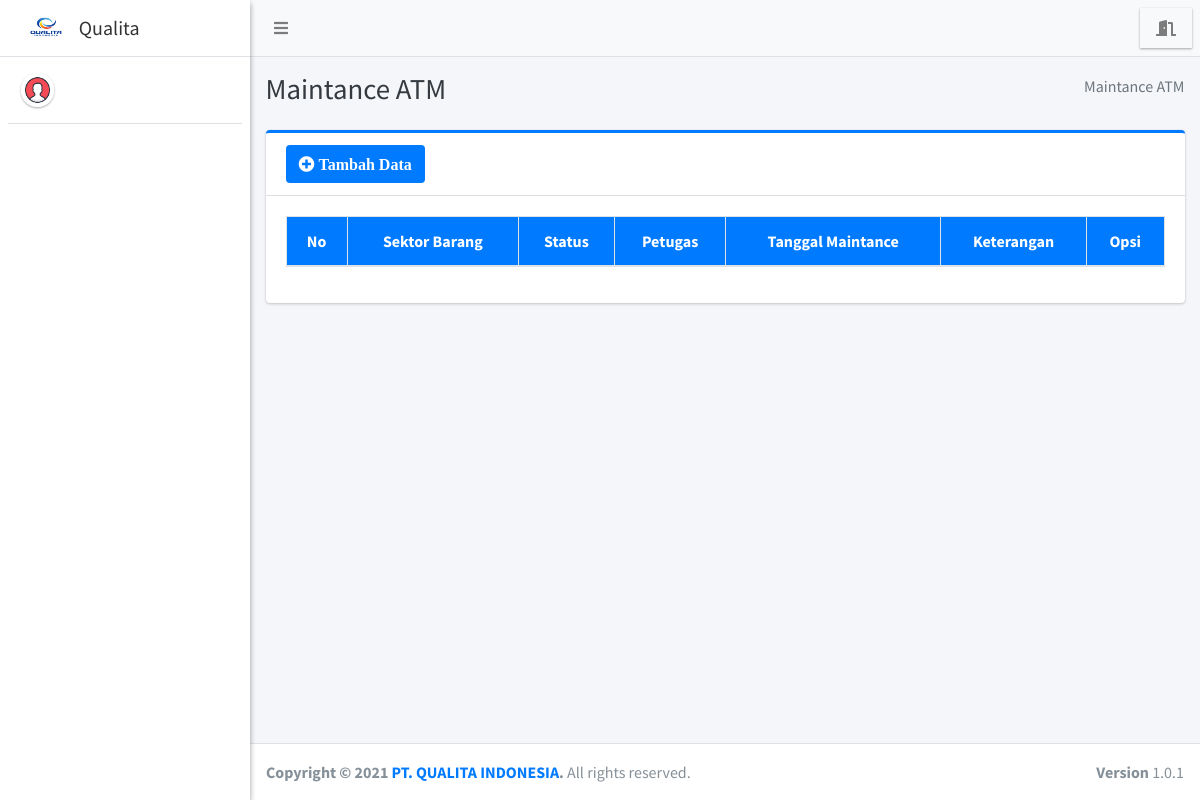
The page /admin/maintance/index.php on the database as committed earlier.
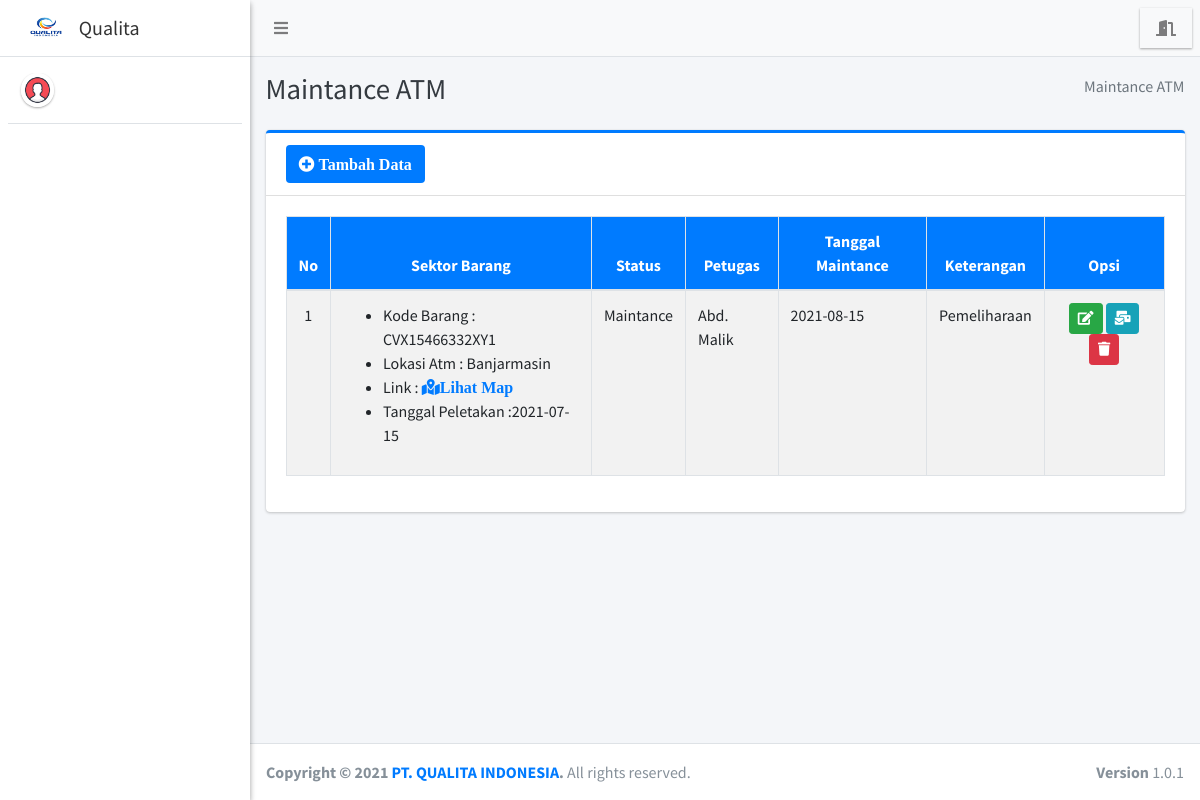
The same page on the database as committed later.
### tables this page shows
CREATE TABLE `maintance` (
  `id_maintance` int(11) NOT NULL,
  `id_sektoratm` int(11) NOT NULL,
  `status_maintance` varchar(75) NOT NULL,
  `id_petugas` int(11) DEFAULT NULL,
  `tgl_maintance` varchar(150) DEFAULT NULL,
  `keterangan` varchar(255) DEFAULT NULL
);

CREATE TABLE `barang` (
  `kode_barang` varchar(35) NOT NULL,
  `nama_barang` varchar(100) NOT NULL,
  `tahun_produksi` varchar(25) NOT NULL,
  `lokasi_produksi` varchar(100) NOT NULL
);

CREATE TABLE `sektor_atm` (
  `id_sektoratm` int(11) NOT NULL,
  `kode_barang` varchar(35) NOT NULL,
  `lokasi_atm` varchar(255) NOT NULL,
  `link_gmap` text NOT NULL,
  `tgl_peletakan` varchar(25) NOT NULL,
  `status` varchar(75) NOT NULL
);

CREATE TABLE `petugas` (
  `id_petugas` int(11) NOT NULL,
  `nama_petugas` varchar(255) NOT NULL,
  `email` varchar(255) NOT NULL
);

### config/config.php (called while the page is built, shortened)
<?php
	function base_url($url = null){
		$base_url = "http://localhost/qualita-indonesia";
		if ($url != null) {
			return $base_url."/".$url;
		}else{
			return $base_url;
		}
	}
 ?>

### admin/maintance/index.php (the view, shortened to what this page needs)
<?php
require '../../config/config.php';
require '../../config/koneksi.php';
?>
<!DOCTYPE html>
<html>
<?php
include '../../templates/head.php';
?>
<body class="hold-transition sidebar-mini layout-fixed">
    <div class="wrapper">
        <?php
        include '../../templates/navbar.php';
        ?>
        <?php
        include '../../templates/sidebar.php';
        ?>
        <div class="content-wrapper">
            <div class="content-header">
                <div class="container-fluid">
                    <div class="row mb-2">
                        <div class="col-sm-6">
                            <h1 class="m-0 text-dark">Maintance ATM</h1>
                        </div>
                        <div class="col-sm-6">
                            <ol class="breadcrumb float-sm-right">
                                <li class="breadcrumb-item active">Maintance ATM</li>
                            </ol>
                        </div>
                    </div>
                </div>
            </div>
            <section class="content">
                <div class="container-fluid">
                    <div class="row">
                        <div class="col-12">
                            <div class="card card-primary card-outline">
                                <div class="card-header">
                                    <a href="tambah" class="btn bg-blue"><i class="fa fa-plus-circle"> Tambah Data</i></a>
                                </div>
                                <div class="card-body">
                                    <div class="table-responsive">
                                        <table id="example1" class="table table-bordered table-striped">
                                            <thead class="bg-blue">
                                                <tr align="center">
                                                    <th>No</th>
                                                    <th>Sektor Barang</th>
                                                    <th>Status</th>
                                                    <th>Petugas</th>
                                                    <th>Tanggal Maintance</th>
                                                    <th>Keterangan</th>
                                                    <th>Opsi</th>
                                                </tr>
                                            </thead>
                                            <?php
                                            $no = 1;
                                            $data = $koneksi->query("SELECT * FROM maintance AS m
                                            LEFT JOIN sektor_atm AS sa ON m.id_sektoratm = sa.id_sektoratm
                                            LEFT JOIN barang AS b ON sa.kode_barang = b.kode_barang
                                            LEFT JOIN petugas AS p ON m.id_petugas = p.id_petugas
                                            ORDER BY m.id_maintance DESC");
                                            while ($row = $data->fetch_array()) {
                                            ?>
                                                <tbody style="background-color: white">
                                                    <tr>
                                                        <td align="center"><?= $no++ ?></td>
                                                        <td>
                                                            <ul>
                                                                <li>Kode Barang : <?= $row['kode_barang'] ?></li>
                                                                <li>Lokasi Atm : <?= $row['lokasi_atm'] ?></li>
                                                                <li>Link : <a href="<?= $row['link_gmap'] ?>" target="blank" class="fa fa-map-marked-alt">Lihat Map</a> </li>
                                                                <li>Tanggal Peletakan :<?= $row['tgl_peletakan'] ?></li>
                                                            </ul>
                                                       </td>
                                                        <td><?= $row['status_maintance'] ?></td>
                                                        <td><?= $row['nama_petugas'] ?></td>
                                                        <td><?= $row['tgl_maintance'] ?></td>
                                                        <td><?= $row['keterangan'] ?></td>
                                                        <td align="center">
                                                            <a href="edit?id=<?= $row['id_maintance'] ?>" class="btn btn-success btn-sm" title="Edit"><i class="fa fa-edit"></i></a>
                                                            <a href="index?id=<?= $row['id_maintance'] ?>" class="btn btn-info btn-sm" title="Kirim"><i class="fa fa-mail-bulk"></i></a>
                                                            <a href="hapus?id=<?= $row['id_maintance'] ?>" class="btn btn-danger btn-sm alert-hapus" title="Hapus"><i class="fa fa-trash"></i></a>
                                                        </td>
                                                    </tr>
                                                </tbody>
                                            <?php } ?>
                                        </table>
                                    </div>
                                </div>
                            </div>
                        </div>
                    </div>
                </div>
            </section>
        </div>
        <?php include_once "../../templates/footer.php"; ?>
    </div>
</body>
</html>

### templates/head.php (shortened to what this page needs)
<head>
  <link rel="stylesheet" href="<?= base_url() ?>/assets/plugins/fontawesome-free/css/all.min.css">
  <link rel="stylesheet" href="https://code.ionicframework.com/ionicons/2.0.1/css/ionicons.min.css">
  <link rel="stylesheet" href="<?= base_url() ?>/assets/plugins/datatables-bs4/css/dataTables.bootstrap4.css">
  <link rel="stylesheet" href="<?= base_url() ?>/assets/plugins/ekko-lightbox/ekko-lightbox.css">
  <link rel="stylesheet" href="<?= base_url() ?>/assets/plugins/bootstrap-fileupload/bootstrap-fileupload.min.css">
  <link rel="stylesheet" href="<?= base_url() ?>/assets/plugins/tempusdominus-bootstrap-4/css/tempusdominus-bootstrap-4.min.css">
  <link rel="stylesheet" href="<?= base_url() ?>/assets/plugins/select2/css/select2.min.css">
  <link rel="stylesheet" href="<?= base_url() ?>/assets/plugins/select2-bootstrap4-theme/select2-bootstrap4.min.css">
  <link rel="stylesheet" href="<?= base_url() ?>/assets/plugins/icheck-bootstrap/icheck-bootstrap.min.css">
  <link rel="stylesheet" href="<?= base_url() ?>/assets/plugins/jqvmap/jqvmap.min.css">
  <link rel="stylesheet" href="<?= base_url() ?>/assets/dist/css/adminlte.min.css">
  <link rel="stylesheet" href="<?= base_url() ?>/assets/plugins/overlayScrollbars/css/OverlayScrollbars.min.css">
  <link rel="stylesheet" href="<?= base_url() ?>/assets/plugins/daterangepicker/daterangepicker.css">
  <link rel="stylesheet" href="<?= base_url() ?>/assets/plugins/summernote/summernote-bs4.css">
  <link rel="stylesheet" href="<?= base_url() ?>/assets/plugins/bootstrap-fileupload/bootstrap-fileupload.min.css">
  <link rel="stylesheet" href="<?= base_url() ?>/assets/alert/sweetalert.css">
</head>

### templates/navbar.php
<nav class="main-header navbar navbar-expand navbar-light navbar-light">
  <ul class="navbar-nav">
    <li class="nav-item">
      <a class="nav-link" data-widget="pushmenu" href="#"><i class="fas fa-bars"></i></a>
    </li>
  </ul>
  <ul class="navbar-nav ml-auto">
    <li class="nav-item dropdown img-square elevation-1">
      <a class="nav-link alert-logout" href="<?= base_url('logout') ?>">
        <i class="fas fa-door-open"></i>
      </a>
    </li>
  </ul>
</nav>

### templates/sidebar.php (shortened to what this page needs)
<aside class="main-sidebar sidebar-light-green elevation-2" >
  <a href="#" class="brand-link">
    <img src="<?= base_url() ?>/assets/dist/img/logo.jpeg" style="width: 50px;" alt="#" class="brand-image" style="opacity: .8">
    <span class="brand-text font-weight-light"><b>Qualita</b></span>
  </a>
  <div class="sidebar">
    <div class="user-panel mt-3 pb-3 d-flex">
      <div class="image">
        <img src="<?= base_url() ?>/assets/dist/img/avatar1.png" class="img-circle elevation-1" alt="User Image">
      </div>
      <div class="info">
      </div>
    </div>
  </div>
</aside>

### templates/footer.php
<footer class="main-footer">
  <strong>Copyright &copy; <?= date('Y') ?> <a href="#">PT. QUALITA INDONESIA</a>.</strong>
  All rights reserved.
  <div class="float-right d-none d-sm-inline-block">
    <b>Version</b> 1.0.1
  </div>
</footer>

Rows that differ between the two databases and show on the page:
added maintance: barang.kode_barang "CVX15466332XY1", id_sektoratm.lokasi_atm "Banjarmasin", id_sektoratm.tgl_peletakan "2021-07-15", status_maintance "Maintance", id_petugas.nama_petugas "Abd. Malik", tgl_maintance "2021-08-15", keterangan "Pemeliharaan"
